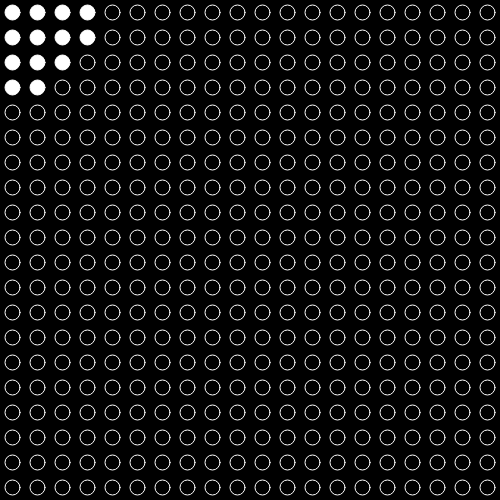
Frame 1 (no input)
Frame 60 (no input): identical to frame 1, image omitted
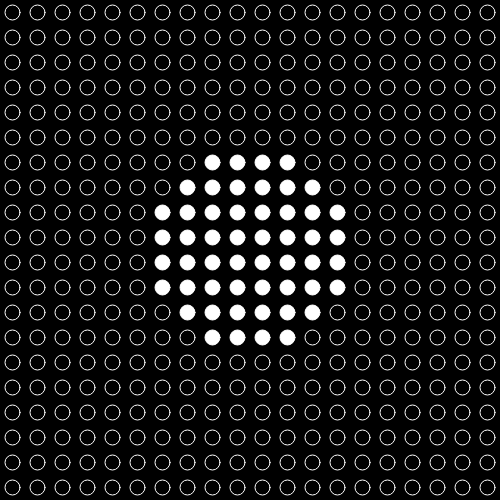
Frame 120 (the mouse pressed at the canvas centre since frame 60)

The p5.js sketch that drew these frames (run headless with seeded random() and noise() and a simulated clock; from frame 60 on, the mouse is pressed at the canvas centre):

// p5.js sketch
// ── sketch.js
//Mouse Grid
//Using mouse interaction to change the colour of grid cells.
//Eevi Rutanen
//Creative Computation for Visual Communication Design
var columns = 20;
var rows = 20;
var cellW, cellH;
var dotSize = 15; //size of grid dot
var mouseRadius = 100; //the area around mouse to change ellipse colour
function setup(){
    createCanvas(500,500);
    //calculate width and height for each cell
    cellW = width / columns;
    cellH = height / rows;
    noFill();
    stroke(255);
}
function draw(){
    background(0);
    //nested loop
    for(var i = 0; i < columns; i++){
        for(var j = 0; j < rows; j++){
            //calculate coordinates for center of each cell
            var x = i * cellW + cellW/2;
            var y = j * cellH + cellH/2;
            //The dist() function calculates the distance between two points on the canvas.
            //For every circle in the grid, we check if the distance between the circle and the mouse is smaller than the value of mouseRadius.
            //If it is, we colour the cirle white.
            //Otherwise, we don't fill the circle.
            if(dist(mouseX,mouseY,x,y)<mouseRadius){
                fill(255);
            }
            else {
                noFill();
            }
            ellipse(x,y,dotSize,dotSize);
        }
    }
}
